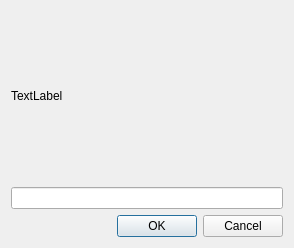
<?xml version="1.0" encoding="UTF-8"?>
<ui version="4.0">
 <class>Dialog</class>
 <widget class="QDialog" name="Dialog">
  <property name="geometry">
   <rect>
    <x>0</x>
    <y>0</y>
    <width>294</width>
    <height>248</height>
   </rect>
  </property>
  <property name="windowTitle">
   <string>请输入验证码</string>
  </property>
  <layout class="QVBoxLayout" name="verticalLayout">
   <item>
    <widget class="QLabel" name="label">
     <property name="text">
      <string>TextLabel</string>
     </property>
    </widget>
   </item>
   <item>
    <widget class="QLineEdit" name="lineEdit"/>
   </item>
   <item>
    <widget class="QDialogButtonBox" name="buttonBox">
     <property name="orientation">
      <enum>Qt::Horizontal</enum>
     </property>
     <property name="standardButtons">
      <set>QDialogButtonBox::Cancel|QDialogButtonBox::Ok</set>
     </property>
    </widget>
   </item>
  </layout>
 </widget>
 <resources/>
 <connections>
  <connection>
   <sender>buttonBox</sender>
   <signal>accepted()</signal>
   <receiver>Dialog</receiver>
   <slot>accept()</slot>
   <hints>
    <hint type="sourcelabel">
     <x>248</x>
     <y>254</y>
    </hint>
    <hint type="destinationlabel">
     <x>157</x>
     <y>274</y>
    </hint>
   </hints>
  </connection>
  <connection>
   <sender>buttonBox</sender>
   <signal>rejected()</signal>
   <receiver>Dialog</receiver>
   <slot>reject()</slot>
   <hints>
    <hint type="sourcelabel">
     <x>316</x>
     <y>260</y>
    </hint>
    <hint type="destinationlabel">
     <x>286</x>
     <y>274</y>
    </hint>
   </hints>
  </connection>
 </connections>
</ui>
